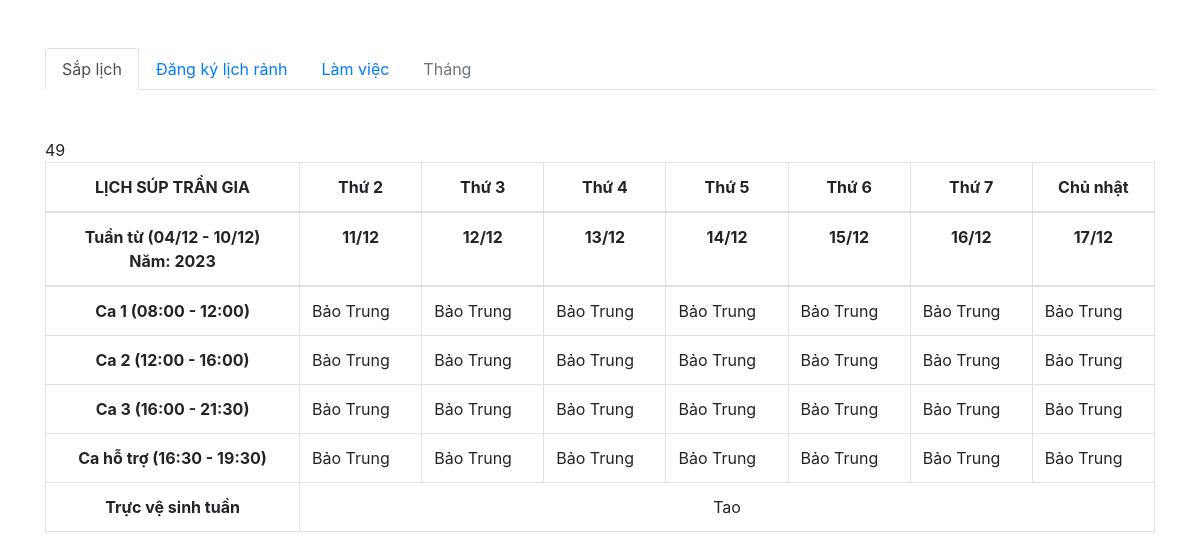
Page /index.php?click=work on the committed database.
### tables this page shows
CREATE TABLE `thoigianca` (
  `mathoigianca` int(11) NOT NULL,
  `tenthoigianca` varchar(20) DEFAULT NULL,
  `thoigianstar` time DEFAULT NULL,
  `thoigianend` time DEFAULT NULL
);

### View/pages/work.php (the view, shortened to what this page needs)
<!DOCTYPE html>
<html lang="en">
<head>
</head>
<?php
include "config.php";
$thoigianca1 = $conn->query("SELECT tenthoigianca, thoigianstar,thoigianend FROM thoigianca where tenthoigianca='Ca 1'");
$thoigianca2 = $conn->query("SELECT tenthoigianca, thoigianstar,thoigianend FROM thoigianca where tenthoigianca='Ca 2'");
$thoigianca3 = $conn->query("SELECT tenthoigianca, thoigianstar,thoigianend FROM thoigianca where tenthoigianca='Ca 3'");
$thoigiancaht = $conn->query("SELECT tenthoigianca, thoigianstar,thoigianend FROM thoigianca where tenthoigianca='Ca hỗ trợ'");
?>
<?php
    $tuancuanam = date('W');
    $currentDate = new DateTime();
    $namhientai = date('Y');
    $ngaydautuan = clone $currentDate;
    $ngaydautuan->modify('this week');
    $ngaycuoituan = clone $ngaydautuan;
    $ngaycuoituan->modify('Sunday');
?>
<body>
    <div class="container">
        <?php echo $tuancuanam; ?>
        <table class="table table-bordered">
            <thead>
                <tr>
                    <th class="th-title">LỊCH SÚP TRẦN GIA</th>
                    <th class="th-title" >Thứ 2</th>
                    <th class="th-title" >Thứ 3</th>
                    <th class="th-title" >Thứ 4</th>
                    <th class="th-title" >Thứ 5</th>
                    <th class="th-title" >Thứ 6</th>
                    <th class="th-title" >Thứ 7</th>
                    <th class="th-title" >Chủ nhật</th>
                </tr>
                <tr>
                    <td id="weekRange" class="th-title"> Tuần từ (<?php echo "".$ngaydautuan->format('d/m')." - ".$ngaycuoituan->format('d/m')."" ?>)
                    <br>
                    <?php
                        echo "Năm: ".$namhientai;
                    ?>
                    </td>
                    <td class="th-title" id="day2"></td>
                    <td class="th-title" id="day3"></td>
                    <td class="th-title" id="day4"></td>
                    <td class="th-title" id="day5"></td>
                    <td class="th-title" id="day6"></td>
                    <td class="th-title" id="day7"></td>
                    <td class="th-title" id="day8"></td>
                </tr>
            </thead>
            <tbody>
                <tr>
                    <td class="th-title">
                    <?php
                        foreach ($thoigianca1 as $key => $value) {
                            $thoigianstar_formatted = date('H:i', strtotime($value["thoigianstar"]));
                            $thoigianend_formatted = date('H:i', strtotime($value["thoigianend"]));
                            echo $value["tenthoigianca"] . ' (' . $thoigianstar_formatted . ' - ' . $thoigianend_formatted . ')';
                        }
                    ?>
                    </td>
                    <td>Bảo Trung</td>
                    <td>Bảo Trung</td>
                    <td>Bảo Trung</td>
                    <td>Bảo Trung</td>
                    <td>Bảo Trung</td>
                    <td>Bảo Trung</td>
                    <td>Bảo Trung</td>
                </tr>
                <tr>
                    <td class="th-title">
                    <?php
                    foreach ($thoigianca2 as $key => $value) {
                        $thoigianstar_formatted = date('H:i', strtotime($value["thoigianstar"]));
                        $thoigianend_formatted = date('H:i', strtotime($value["thoigianend"]));
                        echo $value["tenthoigianca"] . ' (' . $thoigianstar_formatted . ' - ' . $thoigianend_formatted . ')';
                    }
                    ?>
                    </td>
                    <td>Bảo Trung</td>
                    <td>Bảo Trung</td>
                    <td>Bảo Trung</td>
                    <td>Bảo Trung</td>
                    <td>Bảo Trung</td>
                    <td>Bảo Trung</td>
                    <td>Bảo Trung</td>
                </tr>
                <tr>
                    <td class="th-title">
                    <?php
                    foreach ($thoigianca3 as $key => $value) {
                        $thoigianstar_formatted = date('H:i', strtotime($value["thoigianstar"]));
                        $thoigianend_formatted = date('H:i', strtotime($value["thoigianend"]));
                        echo $value["tenthoigianca"] . ' (' . $thoigianstar_formatted . ' - ' . $thoigianend_formatted . ')';
                    }
                    ?>
                    </td>
                    <td>Bảo Trung</td>
                    <td>Bảo Trung</td>
                    <td>Bảo Trung</td>
                    <td>Bảo Trung</td>
                    <td>Bảo Trung</td>
                    <td>Bảo Trung</td>
                    <td>Bảo Trung</td>
                </tr>
                <tr>
                    <td class="th-title">
                        <?php
                        foreach ($thoigiancaht as $key => $value) {
                            $thoigianstar_formatted = date('H:i', strtotime($value["thoigianstar"]));
                            $thoigianend_formatted = date('H:i', strtotime($value["thoigianend"]));
                            echo $value["tenthoigianca"] . ' (' . $thoigianstar_formatted . ' - ' . $thoigianend_formatted . ')';
                        }
                        ?>
                    </td>
                    <td>Bảo Trung</td>
                    <td>Bảo Trung</td>
                    <td>Bảo Trung</td>
                    <td>Bảo Trung</td>
                    <td>Bảo Trung</td>
                    <td>Bảo Trung</td>
                    <td>Bảo Trung</td>
                </tr>
                <tr>
                    <td class="th-title">Trực vệ sinh tuần</td>
                    <td colspan="7"><center>Tao</center></td>
                </tr>
            </tbody>
        </table>
    </div>
</body>
</html>

### View/pages/work.php (style rules this page uses)
.th-title { text-align: center; font-weight: bold; }

### rows in the picture
thoigianca: tenthoigianca "Ca 1", thoigianstar "08:00", thoigianend "12:00"
thoigianca: tenthoigianca "Ca 2", thoigianstar "12:00", thoigianend "16:00"
thoigianca: tenthoigianca "Ca 3", thoigianstar "16:00", thoigianend "21:30"
thoigianca: tenthoigianca "Ca hỗ trợ", thoigianstar "16:30", thoigianend "19:30"

### other values in the picture
$ngaydautuan->format('d/m') "04/12"
$ngaycuoituan->format('d/m') "10/12"
